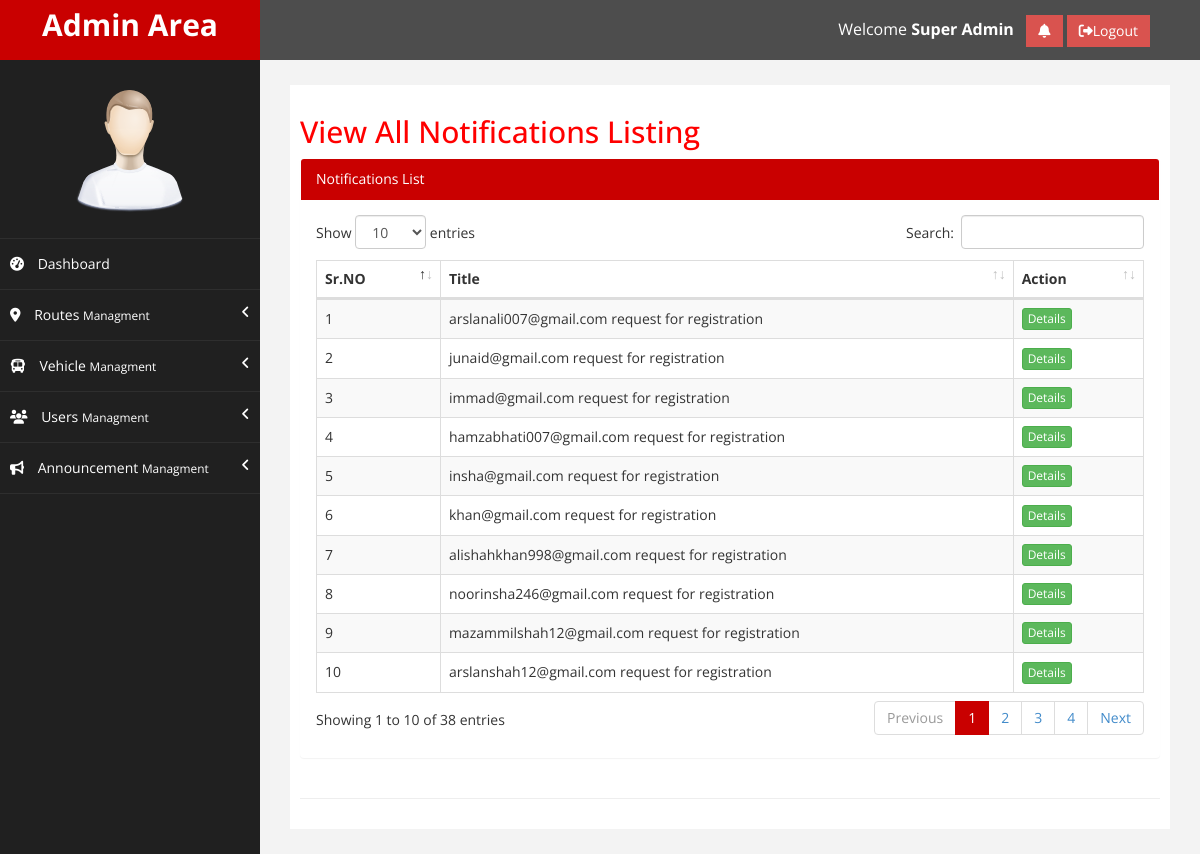
/viewAllNotifications.php (signed in), run on the app's committed database.
### tables this page shows
CREATE TABLE `tbl_notifications` (
  `noti_id` int(11) NOT NULL,
  `noti_title` varchar(255) DEFAULT NULL,
  `noti_type` enum('DP','UP','A') DEFAULT NULL,
  `noti_for` enum('D','U','A') DEFAULT NULL,
  `noti_fk_id` int(11) DEFAULT NULL,
  `noti_forUserID` int(11) DEFAULT NULL,
  `noti_status` enum('0','1') DEFAULT '0',
  `createdBy` int(11) DEFAULT NULL,
  `createdDate` datetime DEFAULT NULL,
  `updatedBy` int(11) DEFAULT NULL,
  `updatedDate` datetime DEFAULT NULL
);

### viewAllNotifications.php (the view, shortened to what this page needs)
<?php include ("includes/head.php"); ?>
<link rel="stylesheet" href="plugins/datatables-bs4/css/dataTables.bootstrap4.css">
    <div id="wrapper">
        <?php include("includes/topNav.php"); ?>
            <?php include("includes/sidebar.php"); ?>
        <div id="page-wrapper" >
            <div id="page-inner">
                <div class="row">
                    <div class="col-md-12">
                     <h2>View All Notifications Listing</h2>
                    </div>
                    <div class="col-md-12 col-sm-12">
                        <div class="panel">
                            <div class="panel-heading panelHeadBg">
                                Notifications List
                            </div>
                            <div class="panel-body">
                             <?php
                               $sql = "SELECT * FROM `tbl_notifications` WHERE `noti_for` = 'A' ORDER BY `noti_id` DESC";
                                $result = mysqli_query($con,$sql);
                               if($result){
                                  if(mysqli_num_rows($result)>0){
                                    ?>
                                    <table id="NotificationsTbl" class="table table-bordered table-striped">
                                      <thead>
                                        <tr>
                                          <th>Sr.NO</th>
                                          <th>Title</th>
                                          <th>Action</th>
                                        </tr>
                                      </thead>
                                      <tbody>
                                        <?php
                                         $srNO = 1;
                                         while($row = mysqli_fetch_assoc($result)){
                                          if ($row['noti_type'] == "UP") {
                                              $urlNoti = "userProfile.php?notiID=".$row['noti_id']."&userType=U&userID=".$row['noti_fk_id'];
                                            }
                                            if ($row['noti_type'] == "DP") {
                                              $urlNoti = "userProfile.php?notiID=".$row['noti_id']."&userType=D&userID=".$row['noti_fk_id'];
                                            }
                                          ?>
                                            <tr>
                                              <td class="align-middle"><?php echo $srNO; ?></td>
                                              <td class="align-middle"><?php echo $row['noti_title']; ?></td>
                                              <td class="align-middle">
                                                <a class="btn btn-success btn-xs" href="<?php echo $urlNoti; ?>">Details</a>
                                              </td>
                                            </tr>
                                          <?php
                                          $srNO++;
                                         }
                                         ?>
                                      </tbody>
                                    </table>
                                     <?php
                                  }
                                }
                              ?>
                            </div>
                        </div>
                    </div>
                </div>
                 <hr />
            </div>
        </div>
    </div>
</body>
</html>

### assets/css/custom.css (style rules this page uses)
body { font-family: 'Open Sans', sans-serif; }
#wrapper { width: 100%; background:#202020; }
#page-wrapper { padding: 15px 15px; min-height: 500px; background:#F3F3F3; }
#page-inner { width:100%; margin:10px 20px 10px 0px; background-color:#fff!important; padding:10px; min-height:500px; }
h2 { color: #f00; }
@media (min-width:768px) { #page-wrapper { margin: 0 0 0 260px; padding: 15px 30px; min-height: 500px; } }

### includes/head.php (style rules this page uses)
.align-middle { vertical-align: middle!important; }
.panelHeadBg,.panelFootBg { background: #c90000 !important; color: #ffffff !important; }

### data on the page
tbl_notifications: noti_title "arslanali007@gmail.com request for registration"
tbl_notifications: noti_title "junaid@gmail.com request for registration"
tbl_notifications: noti_title "immad@gmail.com request for registration"
tbl_notifications: noti_title "hamzabhati007@gmail.com request for registration"
tbl_notifications: noti_title "insha@gmail.com request for registration"
tbl_notifications: noti_title "khan@gmail.com request for registration"
tbl_notifications: noti_title "alishahkhan998@gmail.com request for registration"
tbl_notifications: noti_title "noorinsha246@gmail.com request for registration"
tbl_notifications: noti_title "mazammilshah12@gmail.com request for registration"
tbl_notifications: noti_title "arslanshah12@gmail.com request for registration"

### other printed values
$_SESSION['userFullName'] "Super Admin"
